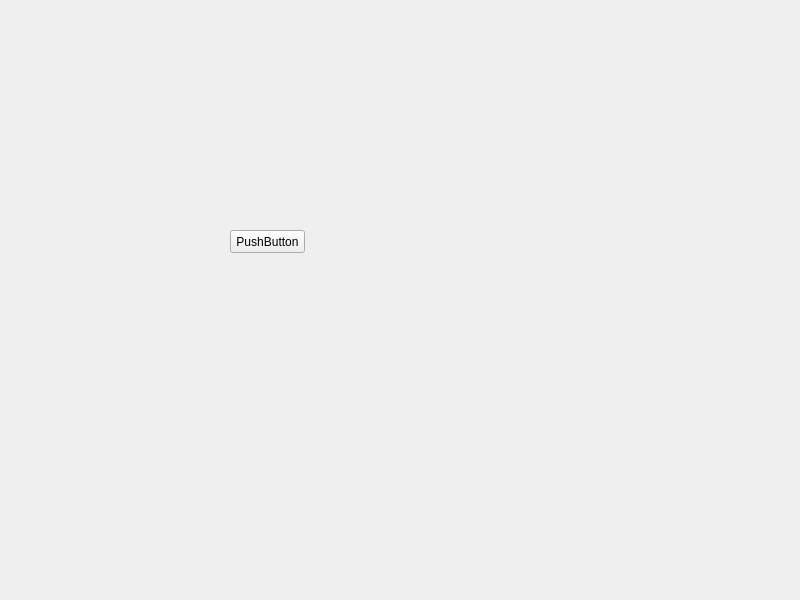
<?xml version="1.0" encoding="UTF-8"?>
<ui version="4.0">
 <class>MainWindow</class>
 <widget class="QMainWindow" name="MainWindow">
  <property name="geometry">
   <rect>
    <x>0</x>
    <y>0</y>
    <width>800</width>
    <height>600</height>
   </rect>
  </property>
  <property name="windowTitle">
   <string>MainWindow</string>
  </property>
  <widget class="QWidget" name="centralWidget">
   <widget class="QPushButton" name="pushButton">
    <property name="geometry">
     <rect>
      <x>230</x>
      <y>230</y>
      <width>75</width>
      <height>23</height>
     </rect>
    </property>
    <property name="text">
     <string>PushButton</string>
    </property>
   </widget>
  </widget>
 </widget>
 <resources/>
 <connections/>
</ui>
